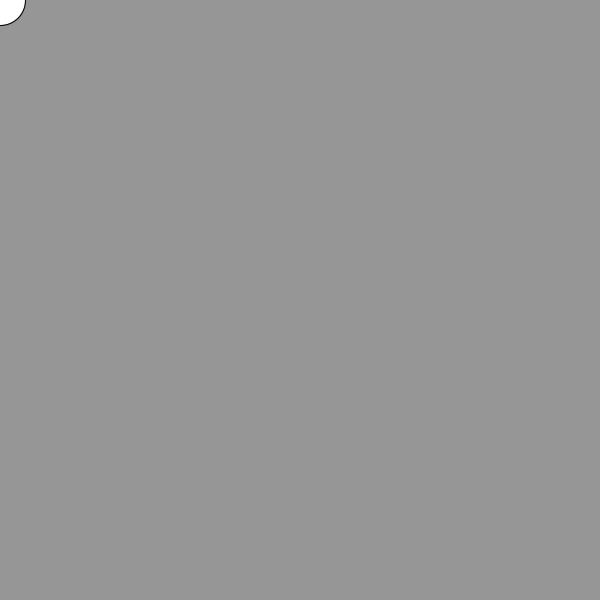
Frame 1 (no input)
Frame 60 (the mouse pressed at the canvas centre just before this capture): identical to frame 1, image omitted
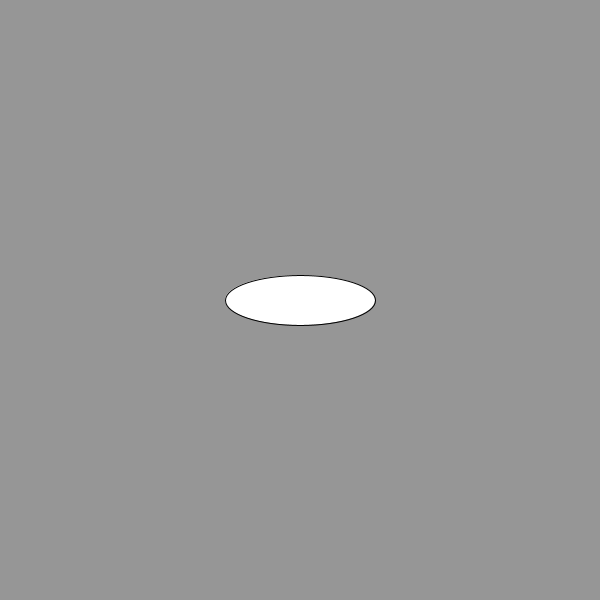
Frame 120 (the mouse held since frame 60 and released just before this capture)

The Processing sketch that drew these frames (run headless with seeded random() and noise(); from frame 60 on, the mouse is pressed at the canvas centre):

// Processing sketch: processing_51219
// ── processing_51219.pde

void setup() {
  size(600, 600);
}

void draw() {
  background(150);
  if(mousePressed) {
  ellipse(mouseX, mouseY, 150, 50); // makes elipse follow mouse
} else {
  ellipse(mouseX, mouseY, 50, 50);
}
}
  
